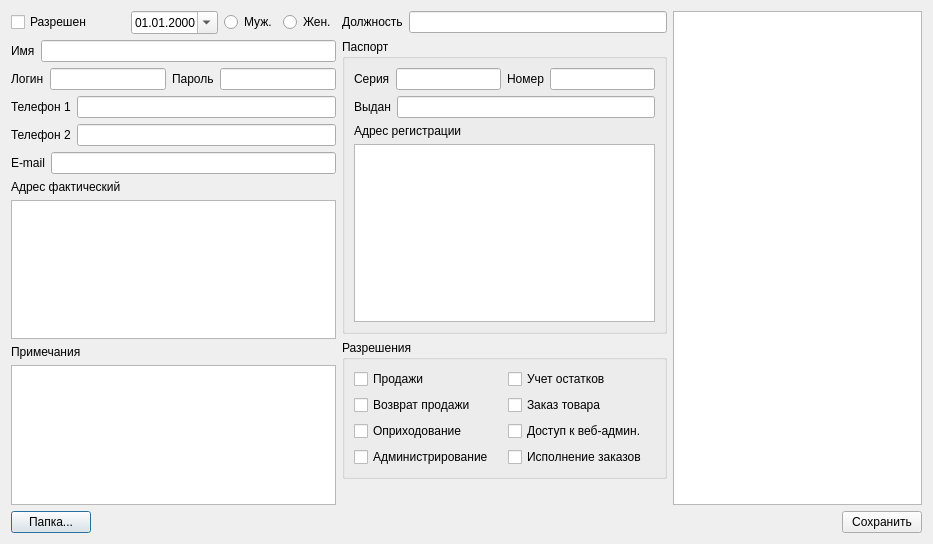
<?xml version="1.0" encoding="UTF-8"?>
<ui version="4.0">
 <class>UserDialog</class>
 <widget class="QDialog" name="UserDialog">
  <property name="geometry">
   <rect>
    <x>0</x>
    <y>0</y>
    <width>933</width>
    <height>544</height>
   </rect>
  </property>
  <property name="windowTitle">
   <string>Пользователь</string>
  </property>
  <layout class="QVBoxLayout" name="verticalLayout">
   <item>
    <layout class="QHBoxLayout" name="horizontalLayout_12">
     <item>
      <layout class="QVBoxLayout" name="verticalLayout_3">
       <item>
        <layout class="QHBoxLayout" name="horizontalLayout_7">
         <item>
          <widget class="QCheckBox" name="enabledCheckBox">
           <property name="text">
            <string>Разрешен</string>
           </property>
          </widget>
         </item>
         <item>
          <spacer name="horizontalSpacer_2">
           <property name="orientation">
            <enum>Qt::Horizontal</enum>
           </property>
           <property name="sizeHint" stdset="0">
            <size>
             <width>40</width>
             <height>20</height>
            </size>
           </property>
          </spacer>
         </item>
         <item>
          <widget class="QDateEdit" name="birthdayDateEdit">
           <property name="displayFormat">
            <string>dd.MM.yyyy</string>
           </property>
           <property name="calendarPopup">
            <bool>true</bool>
           </property>
          </widget>
         </item>
         <item>
          <widget class="QRadioButton" name="maleRadioButton">
           <property name="text">
            <string>Муж.</string>
           </property>
          </widget>
         </item>
         <item>
          <widget class="QRadioButton" name="femaleRadioButton">
           <property name="text">
            <string>Жен.</string>
           </property>
          </widget>
         </item>
        </layout>
       </item>
       <item>
        <layout class="QHBoxLayout" name="horizontalLayout">
         <item>
          <widget class="QLabel" name="nameLabel">
           <property name="text">
            <string>Имя</string>
           </property>
          </widget>
         </item>
         <item>
          <widget class="QLineEdit" name="nameLineEdit"/>
         </item>
        </layout>
       </item>
       <item>
        <layout class="QHBoxLayout" name="horizontalLayout_2">
         <item>
          <widget class="QLabel" name="loginLabel">
           <property name="text">
            <string>Логин</string>
           </property>
          </widget>
         </item>
         <item>
          <widget class="QLineEdit" name="loginLineEdit"/>
         </item>
         <item>
          <widget class="QLabel" name="passwordLabel">
           <property name="text">
            <string>Пароль</string>
           </property>
          </widget>
         </item>
         <item>
          <widget class="QLineEdit" name="passwordLineEdit">
           <property name="echoMode">
            <enum>QLineEdit::PasswordEchoOnEdit</enum>
           </property>
          </widget>
         </item>
        </layout>
       </item>
       <item>
        <layout class="QHBoxLayout" name="horizontalLayout_4">
         <item>
          <widget class="QLabel" name="phone1Label">
           <property name="text">
            <string>Телефон 1</string>
           </property>
          </widget>
         </item>
         <item>
          <widget class="QLineEdit" name="phone1LineEdit"/>
         </item>
        </layout>
       </item>
       <item>
        <layout class="QHBoxLayout" name="horizontalLayout_5">
         <item>
          <widget class="QLabel" name="phone2Label">
           <property name="text">
            <string>Телефон 2</string>
           </property>
          </widget>
         </item>
         <item>
          <widget class="QLineEdit" name="phone2LineEdit"/>
         </item>
        </layout>
       </item>
       <item>
        <layout class="QHBoxLayout" name="horizontalLayout_6">
         <item>
          <widget class="QLabel" name="emailLabel">
           <property name="text">
            <string>E-mail</string>
           </property>
          </widget>
         </item>
         <item>
          <widget class="QLineEdit" name="emailLineEdit"/>
         </item>
        </layout>
       </item>
       <item>
        <widget class="QLabel" name="addressLabel">
         <property name="text">
          <string>Адрес фактический</string>
         </property>
        </widget>
       </item>
       <item>
        <widget class="QPlainTextEdit" name="addressPlainTextEdit"/>
       </item>
       <item>
        <widget class="QLabel" name="notesLabel">
         <property name="text">
          <string>Примечания</string>
         </property>
        </widget>
       </item>
       <item>
        <widget class="QPlainTextEdit" name="notesPlainTextEdit"/>
       </item>
      </layout>
     </item>
     <item>
      <layout class="QVBoxLayout" name="verticalLayout_4">
       <item>
        <layout class="QHBoxLayout" name="horizontalLayout_11">
         <item>
          <widget class="QLabel" name="positionLabel">
           <property name="text">
            <string>Должность</string>
           </property>
          </widget>
         </item>
         <item>
          <widget class="QLineEdit" name="positionLineEdit"/>
         </item>
        </layout>
       </item>
       <item>
        <widget class="QGroupBox" name="passportGroupBox">
         <property name="title">
          <string>Паспорт</string>
         </property>
         <layout class="QVBoxLayout" name="verticalLayout_2">
          <item>
           <layout class="QHBoxLayout" name="horizontalLayout_8">
            <item>
             <widget class="QLabel" name="pseriesLabel">
              <property name="text">
               <string>Серия</string>
              </property>
             </widget>
            </item>
            <item>
             <widget class="QLineEdit" name="pseriesLineEdit"/>
            </item>
            <item>
             <widget class="QLabel" name="pnumberLabel">
              <property name="text">
               <string>Номер</string>
              </property>
             </widget>
            </item>
            <item>
             <widget class="QLineEdit" name="pnumberLineEdit"/>
            </item>
           </layout>
          </item>
          <item>
           <layout class="QHBoxLayout" name="horizontalLayout_9">
            <item>
             <widget class="QLabel" name="pdepartmentLabel">
              <property name="text">
               <string>Выдан</string>
              </property>
             </widget>
            </item>
            <item>
             <widget class="QLineEdit" name="pdepartmentLineEdit"/>
            </item>
           </layout>
          </item>
          <item>
           <widget class="QLabel" name="paddressLabel">
            <property name="text">
             <string>Адрес регистрации</string>
            </property>
           </widget>
          </item>
          <item>
           <widget class="QPlainTextEdit" name="paddressPlainTextEdit"/>
          </item>
         </layout>
        </widget>
       </item>
       <item>
        <widget class="QGroupBox" name="rightsGroupBox">
         <property name="title">
          <string>Разрешения</string>
         </property>
         <layout class="QHBoxLayout" name="horizontalLayout_13">
          <item>
           <layout class="QVBoxLayout" name="verticalLayout_6">
            <item>
             <widget class="QCheckBox" name="execCartCheckBox">
              <property name="text">
               <string>Продажи</string>
              </property>
             </widget>
            </item>
            <item>
             <widget class="QCheckBox" name="returnSaleCheckBox">
              <property name="text">
               <string>Возврат продажи</string>
              </property>
             </widget>
            </item>
            <item>
             <widget class="QCheckBox" name="execIncomeCheckBox">
              <property name="text">
               <string>Оприходование</string>
              </property>
             </widget>
            </item>
            <item>
             <widget class="QCheckBox" name="execAdminCheckBox">
              <property name="text">
               <string>Администрирование</string>
              </property>
             </widget>
            </item>
           </layout>
          </item>
          <item>
           <layout class="QVBoxLayout" name="verticalLayout_5">
            <item>
             <widget class="QCheckBox" name="execAuditCheckBox">
              <property name="text">
               <string>Учет остатков</string>
              </property>
             </widget>
            </item>
            <item>
             <widget class="QCheckBox" name="execOrderCheckBox">
              <property name="text">
               <string>Заказ товара</string>
              </property>
             </widget>
            </item>
            <item>
             <widget class="QCheckBox" name="webAdminCheckBox">
              <property name="text">
               <string>Доступ к веб-админ.</string>
              </property>
             </widget>
            </item>
            <item>
             <widget class="QCheckBox" name="performerCheckBox">
              <property name="text">
               <string>Исполнение заказов</string>
              </property>
             </widget>
            </item>
           </layout>
          </item>
         </layout>
        </widget>
       </item>
       <item>
        <spacer name="verticalSpacer">
         <property name="orientation">
          <enum>Qt::Vertical</enum>
         </property>
         <property name="sizeHint" stdset="0">
          <size>
           <width>20</width>
           <height>40</height>
          </size>
         </property>
        </spacer>
       </item>
      </layout>
     </item>
     <item>
      <widget class="QListWidget" name="officesListWidget">
       <property name="toolTip">
        <string>Офисы исполнителя заказов</string>
       </property>
      </widget>
     </item>
    </layout>
   </item>
   <item>
    <layout class="QHBoxLayout" name="horizontalLayout_3">
     <item>
      <widget class="QPushButton" name="folderPushButton">
       <property name="text">
        <string>Папка...</string>
       </property>
       <property name="icon">
        <iconset resource="kcrm.qrc">
         <normaloff>:/images/folder.png</normaloff>:/images/folder.png</iconset>
       </property>
       <property name="iconSize">
        <size>
         <width>32</width>
         <height>32</height>
        </size>
       </property>
      </widget>
     </item>
     <item>
      <spacer name="horizontalSpacer">
       <property name="orientation">
        <enum>Qt::Horizontal</enum>
       </property>
       <property name="sizeHint" stdset="0">
        <size>
         <width>40</width>
         <height>20</height>
        </size>
       </property>
      </spacer>
     </item>
     <item>
      <widget class="QPushButton" name="okPushButton">
       <property name="text">
        <string>Сохранить</string>
       </property>
       <property name="icon">
        <iconset resource="kcrm.qrc">
         <normaloff>:/images/ok32.png</normaloff>:/images/ok32.png</iconset>
       </property>
      </widget>
     </item>
    </layout>
   </item>
  </layout>
 </widget>
 <resources>
  <include location="kcrm.qrc"/>
 </resources>
 <connections/>
</ui>
